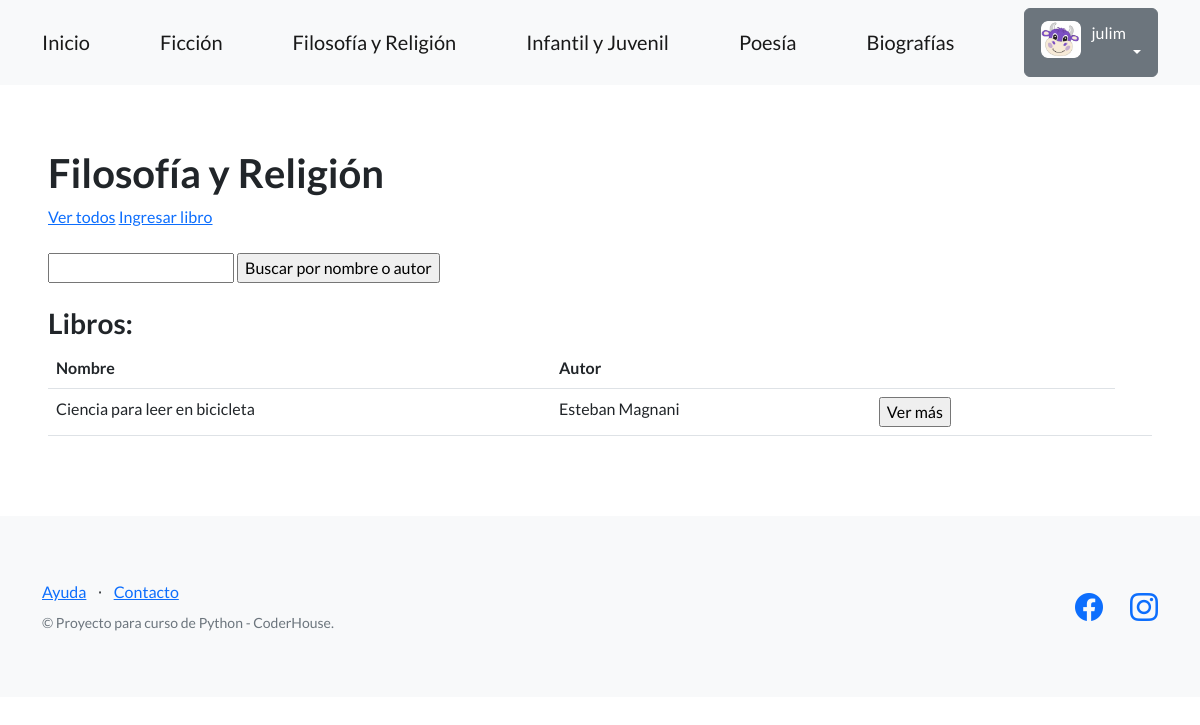
/libros/filosofia-y-religion/ (signed in), run on the app's committed database.
### perfiles/models.py (models this page shows, shortened)
class Avatar(models.Model):
   user = models.OneToOneField(User, on_delete=models.CASCADE, null=True)
   imagen = models.ImageField(upload_to='avatares', null=True, blank=True)

### categorias_libros/models.py (models this page shows, shortened)
class FilosofiaYReligion(models.Model):
    nombre = models.CharField(max_length=256)
    autor = models.CharField(max_length=256)
    año_publicacion = models.IntegerField(blank=True, null=True)
    descripcion = models.TextField(null=True)
    creador = models.ForeignKey(User, on_delete=models.SET_NULL, null=True)

### categorias_libros/views.py (the view)
# urls.py: path('filosofia-y-religion/', listar_libros_filo, name="filosofia-y-religion"),
def listar_libros_filo(request):
    contexto = {
        "libros_filo": FilosofiaYReligion.objects.all()
    }
    http_response = render(
        request=request,
        template_name='categorias_libros/lista_libros_filo.html',
        context=contexto
    )
    return http_response

### categorias_libros/templates/categorias_libros/lista_libros_filo.html (shortened to what this page needs)
{% extends "base.html" %}
{% block contenido %}
<h1>
  Filosofía y Religión
</h1>
<a href="{% url 'filosofia-y-religion' %}">Ver todos</a>
<a href="{% url 'ingresar_libro_filo' %}">Ingresar libro</a>
<br><br>
<form action="{% url 'buscar_libro_filo' %}" method="post">
  <input type="text" name = "busqueda">
  <input type="submit" value="Buscar por nombre o autor">
</form>
<br>
<h3>Libros:</h3>
<table class="table">
  <tbody>
    <tr>
      <th>Nombre</th>
      <th>Autor</th>
      <th></th>
      <th></th>
    </tr>
    {% for libro in libros_filo %}
    <tr>
      <td>{{libro.nombre}}</td>
      <td>{{libro.autor}}</td>
      <td>
        <form action="{% url 'detalles_filo' libro.id %}">
          <input type="submit" class "btn btn-link" value="Ver más"/>
        </form>
      </td>
      <td>
      </td>
      <td>
      </td>
    </tr>
    {% endfor %}
  </tbody>
</table>
{% endblock contenido %}

### templates_base/base.html (shortened to what this page needs)
{% load static %}
<!DOCTYPE html>
<html lang="en">
    <head>
        <link href="https://cdn.jsdelivr.net/npm/bootstrap-icons@1.5.0/font/bootstrap-icons.css" rel="stylesheet" type="text/css" />
        <link href="{% static 'css/styles.css' %}" rel="stylesheet" />
    </head>
    <body>
        <nav class="navbar navbar-light bg-light static-top">
            <div class="container">
                <a class="navbar-brand" href="{% url 'inicio' %}">Inicio</a>
                <a class="navbar-brand" href="{% url 'ficcion' %}">Ficción</a>
                <a class="navbar-brand" href="{% url 'filosofia-y-religion' %}">Filosofía y Religión</a>
                <a class="navbar-brand" href="{% url 'infantil-y-juvenil' %}">Infantil y Juvenil</a>
                <a class="navbar-brand" href="{% url 'poesia' %}">Poesía</a>
                <a class="navbar-brand" href="{% url 'biografias' %}">Biografías</a>
                {% if user.is_authenticated %}
                <div class="dropdown">
                    <button class="btn btn-secondary dropdown-toggle" type="button" id="dropdownMenuButton1" data-bs-toggle="dropdown" aria-expanded="false">
                        <div style="display: inline-flex;">
                                <img src="{{ user.avatar.imagen.url }}" style="max-width: 40px;margin-right: 10px;">
                            <span>{{ user.username }}</span>
                        </div>
                    </button>
                </div>
                {% else %}
                <a class="btn btn-primary" href="{% url 'login' %}">Iniciar sesión</a>
                <a class="btn btn-success" href="{% url 'registro' %}">Registrarse</a>
                {% endif %}
            </div>
        </nav>
        <section style="padding:4rem 3rem;">
            {% block contenido %}
            {% endblock contenido %}
        </section>
        <footer class="footer bg-light">
            <div class="container">
                <div class="row">
                    <div class="col-lg-6 h-100 text-center text-lg-start my-auto">
                        <ul class="list-inline mb-2">
                            <li class="list-inline-item"><a href="#!">Ayuda</a></li>
                            <li class="list-inline-item">⋅</li>
                            <li class="list-inline-item"><a href="#!">Contacto</a></li>
                        </ul>
                        <p class="text-muted small mb-4 mb-lg-0">&copy; Proyecto para curso de Python - CoderHouse.</p>
                    </div>
                    <div class="col-lg-6 h-100 text-center text-lg-end my-auto">
                        <ul class="list-inline mb-0">
                            <li class="list-inline-item me-4">
                                <a href="https://www.facebook.com/juli.mendieta.75/"><i class="bi-facebook fs-3"></i></a>
                            </li>
                            <li class="list-inline-item">
                                <a href="https://www.instagram.com/mendietajuli"><i class="bi-instagram fs-3"></i></a>
                            </li>
                        </ul>
                    </div>
                </div>
            </div>
        </footer>
    </body>
</html>

### data on the page
FilosofiaYReligion: nombre "Ciencia para leer en bicicleta", autor "Esteban Magnani"

### other printed values
{{ user.username }} "julim"
